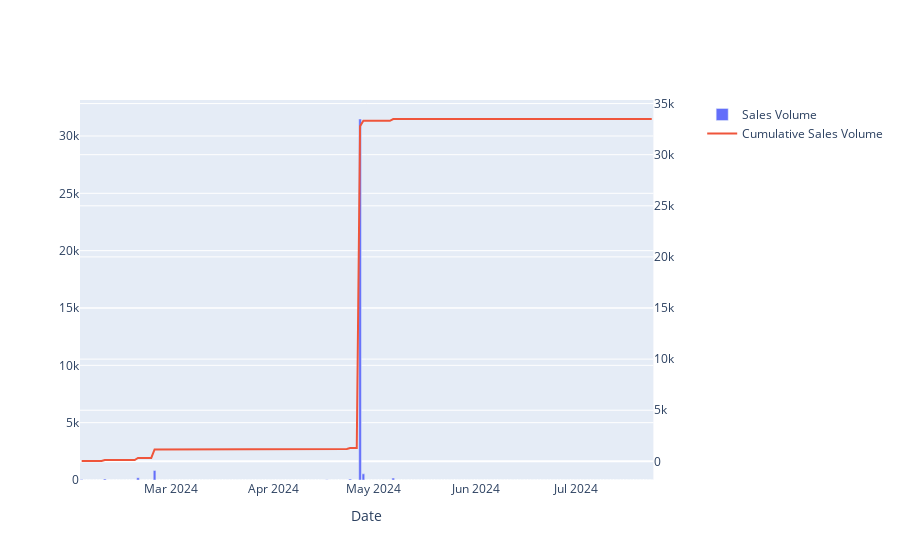

Notebook cell for this chart:
### Code cell
daily_vol_fig = make_subplots(specs=[[{"secondary_y": True}]])

daily_vol_fig.add_trace(
    go.Bar(
        x=daily_sales_metrics.index,
        y=daily_sales_metrics['vol_usd'],
        name='Sales Volume'
    ),
    secondary_y=False
)

daily_vol_fig.add_trace(
    go.Scatter(
        x=daily_sales_metrics.index,
        y=daily_sales_metrics['cumulative_vol'],
        name='Cumulative Sales Volume',
        mode='lines'
    ),
    secondary_y=True
)

daily_vol_fig.update_xaxes(title_text="Date")

# daily_vol_fig.show()

### Figure 1 — Plotly figure (JSON) as saved in the notebook; plotly's stock layout.template omitted (floating-point values rounded to 4 significant figures; data arrays with more than 128 entries replaced by an {"elided": "..."} marker saying what was removed)
{"data": [{"name": "Sales Volume", "type": "bar", "x": {"elided": "173 str values"}, "xaxis": "x", "y": {"elided": "173 float values"}, "yaxis": "y"}, {"mode": "lines", "name": "Cumulative Sales Volume", "type": "scatter", "x": {"elided": "173 str values"}, "xaxis": "x", "y": {"elided": "173 float values"}, "yaxis": "y2"}], "layout": {"xaxis": {"anchor": "y", "domain": [0, 0.94], "title": {"text": "Date"}}, "yaxis": {"anchor": "x", "domain": [0, 1]}, "yaxis2": {"anchor": "x", "overlaying": "y", "side": "right"}}}
